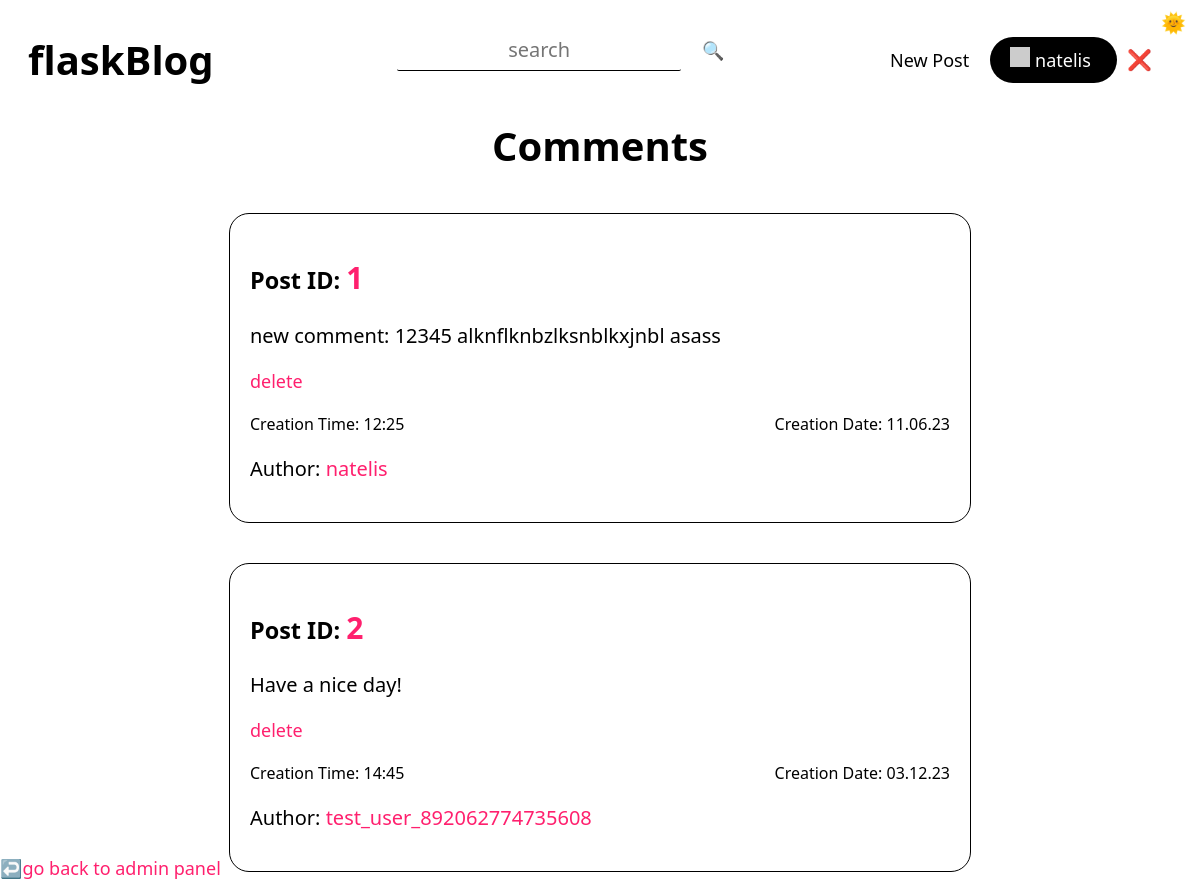
Page /admin/comments (signed in) on the committed database.
### tables this page shows
CREATE TABLE "Users" (
	"userID"	INTEGER NOT NULL UNIQUE,
	"userName"	TEXT UNIQUE,
	"email"	TEXT UNIQUE,
	"password"	TEXT,
	"profilePicture"	TEXT,
	"role"	TEXT,
	"points"	INTEGER,
	"creationDate"	TEXT,
	"creationTime"	TEXT,
	PRIMARY KEY("userID" AUTOINCREMENT)
);

### routes/adminPanelComments.py (the view)
@adminPanelCommentsBlueprint.route("/admin/comments")
@adminPanelCommentsBlueprint.route("/adminpanel/comments")
def adminPanelComments():
    match "userName" in session:
        case True:
            connection = sqlite3.connect(USERS_DB)
            cursor = connection.cursor()
            cursor.execute(
                f'select role from users where userName = "{session["userName"]}"'
            )
            role = cursor.fetchone()[0]
            match role == "admin":
                case True:
                    connection = sqlite3.connect(COMMENTS_DB)
                    cursor = connection.cursor()
                    cursor.execute("select * from comments")
                    comments = cursor.fetchall()
                    return render_template("adminPanelComments.html", comments=comments)
                case False:
                    return redirect("/")
        case False:
            return redirect("/")

### app.py (called while the page is built)
@app.context_processor
def utility_processor():
    getProfilePicture
    return dict(getProfilePicture=getProfilePicture)

### helpers.py (called while the page is built)
def getProfilePicture(userName):
    connection = sqlite3.connect(USERS_DB)
    cursor = connection.cursor()
    cursor.execute(
        f'select profilePicture from users where lower(userName) = "{userName.lower()}"'
    )
    return cursor.fetchone()[0]

### templates/adminPanelComments.html (shortened to what this page needs)
{% extends 'layout.html'%} {%block head%}
<link
  rel="stylesheet"
  href="{{ url_for('static', filename='css/index.css') }}"
/>
<link
  rel="stylesheet"
  href="{{ url_for('static', filename='css/dashboard.css') }}"
/>
{% endblock head %} {%block body%}
<h1 class="textCenter">Comments</h1>
{% for comment in comments %}
<div class="post centeredHorizontally">
  <h3>
    Post ID:
    <a class="title textPrimary" href="/post/{{comment[0]}} ">{{comment[1]}}</a>
  </h3>
  <div class="content" tag="content">{{comment[2]|safe}}</div>
  <section>
    <a
      href="/deletecomments/{{comment[0]}}/redirect=dashboard&{{session['userName'].lower()}}"
      class="btn btnLink textPrimary"
      >delete</a
    >
  </section>
  <div class="info">
    <p>Creation Time: {{comment[5]}}</p>
    <p>Creation Date: {{comment[4]}}</p>
  </div>
  {% if request.path == "/admin/comments" %}
  <p>
    Author:
    <a href="/user/{{comment[3].lower()}}" class="textPrimary"
      >{{comment[3]}}</a
    >
  </p>
  {% endif %}
</div>
{% endfor %} {% if request.path == "/admin/comments" %}
<a href="/admin" class="btn btnLink textPrimary goBackToAdmin"
  >↩️go back to admin panel</a
>
{% endif %} {% endblock body %}

### templates/navbar.html (shortened to what this page needs)
<link
  rel="stylesheet"
  href="{{ url_for('static', filename='css/navbar.css') }}"
/>
<div class="navbar">
  <a href="/"><h1 class="btn btnLink btnHome">flaskBlog</h1></a>
  <div class="searchBar">
    <input
      type="text"
      id="searchInput"
      class="input"
      autocomplete="off"
      placeholder="search"
    /><button onclick="search()" class="btn">🔍</button>
  </div>
  <div class="btns">
    {% if session["userName"] %}
    <a href="/createpost">
      <button class="btn btnLink">New Post</button>
    </a>
    <a href="/user/{{session['userName'].lower()}}">
      <div class="btn btnPrimary user">
        <img
          class="profilePicture"
          src="{{ getProfilePicture(session['userName']) }}"
        />
        <button class="btn profileText">{{session["userName"]}}</button>
      </div>
    </a>
    <a href="/logout" title="logout">❌</a>
    {% elif hideLogin %}
    <a href="/signup"><button class="btn btnLink">Sign Up</button></a>
    {% elif hideSignUp %}
    <a href="/login/redirect=&"><button class="btn btnLink">Login</button></a>
    {%else%}
    <a href="/login/redirect=&"><button class="btn btnLink">Login</button></a>
    <a href="/signup"><button class="btn btnPrimary">Sign Up</button></a>
    {% endif %}
  </div>
</div>

### static/css/general.css (style rules this page uses)
:root { --themePrimary: #000; --themeSecondary: #fff; --themeHelper: #303030; --primaryColor: #ff206e; --primaryHelper: #FF4F8C; }
* { font-family: system-ui, "Segoe UI", Roboto, Helvetica, Arial, sans-serif, "Apple Color Emoji", "Segoe UI Emoji", "Segoe UI Symbol"; color: var(--themePrimary); }
html { font-size: 125% !important; }
body { background-color: var(--themeSecondary); }
a { text-decoration: none; user-select: none; }
button { background-color: transparent; border: 0; }
.input { margin-bottom: 1rem; border: 0px; height: 2rem; width: 14rem; text-align: center; display: block; color: var(--themePrimary); background-color: transparent; font-size: 1rem; border-bottom: 1px solid var(--themePrimary); transition: 0.4s; border-radius: 0.1rem; }
.centeredHorizontally { margin-left: auto; margin-right: auto; }
.btn { height: fit-content; width: fit-content; border-radius: 2rem; border: 0px; transition: 0.25s; font-weight: 500; cursor: pointer; font-size: 0.9rem; text-align: center; margin: 0rem 0.25rem; }
.btnPrimary { padding: 0.5rem 1rem 0.5rem 1rem; color: var(--themeSecondary); background-color: var(--themePrimary); }
.btnLink { background-color: transparent; }
.textPrimary { color: var(--primaryColor); transition: 0.25s; }
.textCenter { text-align: center; }
.goBackToAdmin { position: absolute; bottom: 0px; left: 0px; }

### static/css/index.css (style rules this page uses)
.post { max-width: 35rem; max-height: fit-content; margin-top: 2rem; border: 1px solid var(--themePrimary); border-radius: 1rem; padding: 1rem; }
.content { display: -webkit-box; overflow: hidden; -webkit-line-clamp: 8; -webkit-box-orient: vertical; margin: 1rem 0rem; }
.title { font-size: 1.5rem; }

### static/css/dashboard.css (style rules this page uses)
a { margin: 0 !important; }
section, .info { display: flex; justify-content: space-between; }
.content { -webkit-line-clamp: 2; }
.info p { margin: 1rem 0 0 0; font-size: 0.8rem; }

### static/css/navbar.css (style rules this page uses)
.navbar { align-items: center; display: flex; width: 100%; justify-content: space-between; padding-top: 1rem; user-select: none; }
.btns { margin-right: 12rem; order: 5; }
.btnHome { margin-left: 12rem; order: 1; font-size: 2rem; font-weight: 550; }
.profilePicture { height: 1rem; width: 1rem; display: inline-block; }
.user { text-align: center; display: inline-block; height: fit-content; }
.profileText { margin: 0; padding-left: 0; color: var(--themeSecondary); }
#searchInput { display: inline-block; margin-right: 0.5rem; }
@media (min-width:968px) and (max-width:1280px) { .btnHome, .btns { margin-right: 2rem; } }
@media (min-width:968px) and (max-width:1280px) { .btnHome { margin-left: 1rem; } }

### rows in the picture
Users: userName "natelis", comment "1", comment "new comment: 12345 alknflknbzlksnblkxjnbl asass", comment "12:25", creationDate "11.06.23"

### other values in the picture
{{ comment[1] }} "2"
{{ comment[2]|safe }} "Have a nice day!"
{{ comment[5] }} "14:45"
{{ comment[4] }} "03.12.23"
{{ comment[3] }} "test_user_892062774735608"
